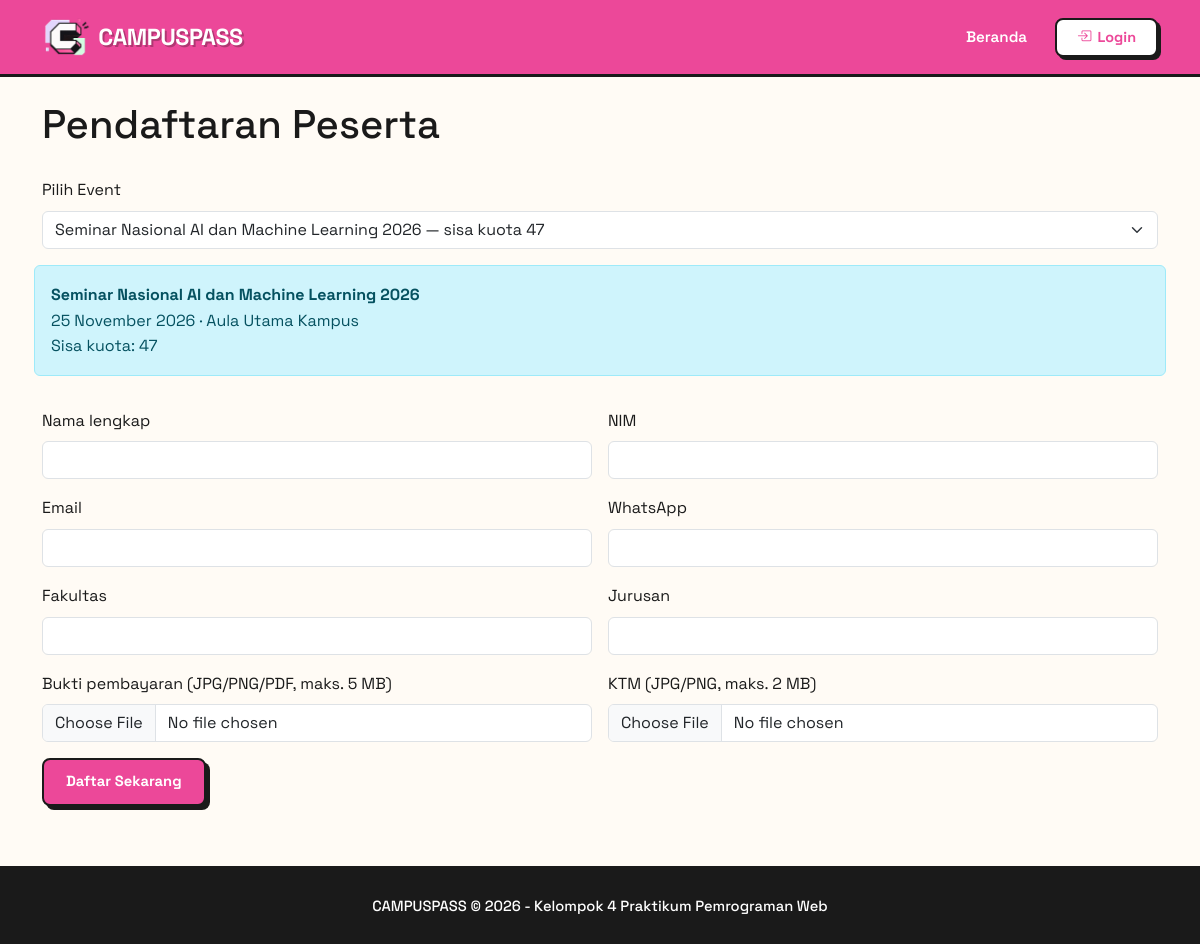
Page /peserta/daftar.php?event_id=1 on the committed database.
### tables this page shows
CREATE TABLE `events` (
  `id` int(10) UNSIGNED NOT NULL,
  `judul_event` varchar(150) NOT NULL,
  `kategori` varchar(50) NOT NULL,
  `deskripsi` text NOT NULL,
  `tanggal_kegiatan` datetime NOT NULL,
  `lokasi` varchar(150) NOT NULL,
  `kuota_maksimal` int(10) UNSIGNED NOT NULL,
  `biaya_pendaftaran` decimal(12,2) NOT NULL DEFAULT 0.00,
  `narahubung` varchar(100) NOT NULL,
  `poster_file` varchar(255) DEFAULT NULL,
  `created_by` int(10) UNSIGNED DEFAULT NULL,
  `created_at` timestamp NOT NULL DEFAULT current_timestamp()
);

### includes/functions.php (called while the page is built, shortened)
<?php
function e(?string $value): string
{
    return htmlspecialchars($value ?? '', ENT_QUOTES, 'UTF-8');
}
function format_date_id(string $date): string
{
    $months = [
        1 => 'Januari',
        2 => 'Februari',
        3 => 'Maret',
        4 => 'April',
        5 => 'Mei',
        6 => 'Juni',
        7 => 'Juli',
        8 => 'Agustus',
        9 => 'September',
        10 => 'Oktober',
        11 => 'November',
        12 => 'Desember',
    ];
    $timestamp = strtotime($date);
    $day = date('d', $timestamp);
    $month = $months[(int) date('n', $timestamp)];
    $year = date('Y', $timestamp);
    return $day . ' ' . $month . ' ' . $year;
}

### peserta/daftar.php (the view, shortened to what this page needs)
<?php
require_once __DIR__ . '/../config/database.php';
require_once __DIR__ . '/../includes/functions.php';
$selectedEvent = null;
$formData = [
    'event_id' => filter_input(INPUT_GET, 'event_id', FILTER_VALIDATE_INT) ?: '',
    'nama_lengkap' => '',
    'nim' => '',
    'email' => '',
    'no_whatsapp' => '',
    'fakultas' => '',
    'jurusan' => '',
];
$eventList = [];
$eventListSql = <<<'SQL'
    SELECT e.id, e.judul_event, e.kategori, e.deskripsi, e.tanggal_kegiatan,
           e.lokasi, e.kuota_maksimal, e.biaya_pendaftaran,
           COUNT(p.id) AS jumlah_pendaftar
    FROM events e
    LEFT JOIN pendaftaran p ON p.event_id = e.id
    WHERE e.tanggal_kegiatan >= NOW()
    GROUP BY e.id, e.judul_event, e.kategori, e.deskripsi,
             e.tanggal_kegiatan, e.lokasi, e.kuota_maksimal, e.biaya_pendaftaran
    HAVING jumlah_pendaftar < e.kuota_maksimal
    ORDER BY e.tanggal_kegiatan ASC
SQL;
$result = $conn->query($eventListSql);
if ($result) {
    while ($event = $result->fetch_assoc()) {
        $eventList[] = $event;
    }
}
if ($formData['event_id'] !== '') {
    foreach ($eventList as $event) {
        if ((int) $event['id'] === (int) $formData['event_id']) {
            $selectedEvent = $event;
            break;
        }
    }
}
require_once __DIR__ . '/../includes/header.php';
require_once __DIR__ . '/../includes/navbar.php';
?>
<main class="container my-4">
    <div class="section-heading"><h1 class="mb-0">Pendaftaran Peserta</h1></div>
    <?php if (!$eventList): ?>
        <div class="alert alert-warning">Belum ada event yang masih tersedia.</div>
    <?php else: ?>
        <form method="post" enctype="multipart/form-data" class="row g-3">
            <div class="col-12">
                <label for="event_id" class="form-label">Pilih Event</label>
                <select name="event_id" id="event_id" class="form-select" required>
                    <?php foreach ($eventList as $event): ?>
                        <option value="<?= (int) $event['id'] ?>" <?= (int) $formData['event_id'] === (int) $event['id'] ? 'selected' : '' ?>>
                            <?= e($event['judul_event']) ?> — sisa kuota <?= (int) $event['kuota_maksimal'] - (int) $event['jumlah_pendaftar'] ?>
                        </option>
                    <?php endforeach; ?>
                </select>
            </div>
            <?php if ($selectedEvent): ?>
                <div class="col-12 alert alert-info">
                    <strong><?= e($selectedEvent['judul_event']) ?></strong><br>
                    <?= e(format_date_id($selectedEvent['tanggal_kegiatan'])) ?> · <?= e($selectedEvent['lokasi']) ?><br>
                    Sisa kuota: <?= (int) $selectedEvent['kuota_maksimal'] - (int) $selectedEvent['jumlah_pendaftar'] ?>
                </div>
            <?php endif; ?>
            <?php foreach ([
                'nama_lengkap' => 'Nama lengkap', 'nim' => 'NIM', 'email' => 'Email',
                'no_whatsapp' => 'WhatsApp', 'fakultas' => 'Fakultas', 'jurusan' => 'Jurusan'
            ] as $field => $label): ?>
                <div class="col-md-6">
                    <label for="<?= e($field) ?>" class="form-label"><?= e($label) ?></label>
                    <input type="<?= $field === 'email' ? 'email' : 'text' ?>" name="<?= e($field) ?>" id="<?= e($field) ?>" class="form-control" value="<?= e($formData[$field]) ?>" required>
                </div>
            <?php endforeach; ?>
            <div class="col-md-6">
                <label for="bukti_pembayaran" class="form-label">Bukti pembayaran (JPG/PNG/PDF, maks. 5 MB)</label>
                <input type="file" name="bukti_pembayaran" id="bukti_pembayaran" class="form-control" accept="image/jpeg,image/png,application/pdf" required>
            </div>
            <div class="col-md-6">
                <label for="ktm" class="form-label">KTM (JPG/PNG, maks. 2 MB)</label>
                <input type="file" name="ktm" id="ktm" class="form-control" accept="image/jpeg,image/png" required>
            </div>
            <div class="col-12"><button type="submit" class="btn-neo">Daftar Sekarang</button></div>
        </form>
    <?php endif; ?>
</main>
<?php require_once __DIR__ . '/../includes/footer.php'; ?>

### css/style.css (style rules this page uses)
:root { --pink: #EC4899; --pink-light: #FCE7F3; --yellow: #FEF08A; --green: #BBF7D0; --blue: #BFDBFE; --purple: #DDD6FE; --orange: #FED7AA; --bg: #FFFBF5; --text: #1a1a1a; --border: #1a1a1a; --shadow: 4px 4px 0px #1a1a1a; --shadow-lg: 6px 6px 0px #1a1a1a; --radius: 12px; }
*, *::before, *::after { box-sizing: border-box; }
body { margin: 0; font-family: 'Space Grotesk', -apple-system, BlinkMacSystemFont, sans-serif; background-color: var(--bg); color: var(--text); line-height: 1.6; -webkit-font-smoothing: antialiased; }
.section-heading, .section-header { font-size: 1.85rem; font-weight: 700; margin-bottom: 28px; display: flex; align-items: center; justify-content: space-between; flex-wrap: wrap; gap: 12px; }
.btn-neo, .btn-accent { display: inline-flex; align-items: center; justify-content: center; gap: 6px; padding: 10px 22px; background: var(--pink); color: #fff; font-weight: 700; border: 2.5px solid var(--border); border-radius: 8px; box-shadow: var(--shadow); text-decoration: none; transition: all 0.15s ease; font-family: 'Space Grotesk', sans-serif; font-size: 0.92rem; cursor: pointer; text-align: center; }

### rows in the picture
events: judul_event "Seminar Nasional AI dan Machine Learning 2026", tanggal_kegiatan "25 November 2026", lokasi "Aula Utama Kampus"

### other values in the picture
$label "Nama lengkap"
$label "NIM"
$label "Email"
$label "WhatsApp"
$label "Fakultas"
$label "Jurusan"
form field event_id "Seminar Nasional AI dan Machine Learning 2026 — sisa kuota 47"
